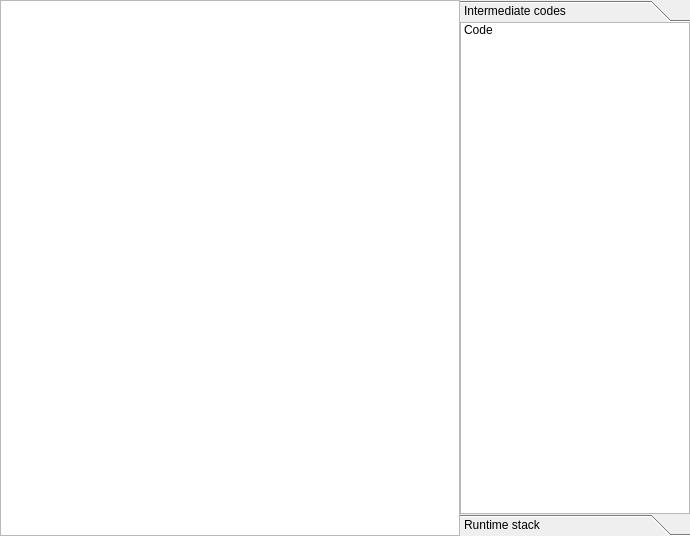
<?xml version="1.0" encoding="UTF-8"?>
<ui version="4.0">
 <class>runWindow</class>
 <widget class="QMainWindow" name="runWindow">
  <property name="geometry">
   <rect>
    <x>0</x>
    <y>0</y>
    <width>690</width>
    <height>536</height>
   </rect>
  </property>
  <property name="windowTitle">
   <string>MainWindow</string>
  </property>
  <widget class="QWidget" name="centralwidget">
   <layout class="QHBoxLayout" name="horizontalLayout">
    <property name="spacing">
     <number>0</number>
    </property>
    <property name="margin">
     <number>0</number>
    </property>
    <item>
     <widget class="QPlainTextEdit" name="RuntimeRT">
      <property name="sizePolicy">
       <sizepolicy hsizetype="Expanding" vsizetype="Expanding">
        <horstretch>20</horstretch>
        <verstretch>0</verstretch>
       </sizepolicy>
      </property>
      <property name="font">
       <font>
        <family>Arial</family>
        <pointsize>14</pointsize>
       </font>
      </property>
      <property name="readOnly">
       <bool>true</bool>
      </property>
     </widget>
    </item>
    <item>
     <widget class="QToolBox" name="toolBox">
      <property name="sizePolicy">
       <sizepolicy hsizetype="Preferred" vsizetype="Preferred">
        <horstretch>10</horstretch>
        <verstretch>0</verstretch>
       </sizepolicy>
      </property>
      <property name="currentIndex">
       <number>0</number>
      </property>
      <property name="tabSpacing">
       <number>0</number>
      </property>
      <widget class="QWidget" name="TACPage">
       <property name="geometry">
        <rect>
         <x>0</x>
         <y>0</y>
         <width>230</width>
         <height>496</height>
        </rect>
       </property>
       <attribute name="label">
        <string>Intermediate codes</string>
       </attribute>
       <layout class="QVBoxLayout" name="verticalLayout">
        <property name="spacing">
         <number>0</number>
        </property>
        <property name="margin">
         <number>0</number>
        </property>
        <item>
         <widget class="QListWidget" name="TACCodeLists">
          <item>
           <property name="text">
            <string>Code</string>
           </property>
          </item>
         </widget>
        </item>
       </layout>
      </widget>
      <widget class="QWidget" name="stackPage">
       <property name="enabled">
        <bool>true</bool>
       </property>
       <property name="geometry">
        <rect>
         <x>0</x>
         <y>0</y>
         <width>230</width>
         <height>496</height>
        </rect>
       </property>
       <attribute name="label">
        <string>Runtime stack</string>
       </attribute>
       <layout class="QVBoxLayout" name="verticalLayout_2">
        <property name="spacing">
         <number>0</number>
        </property>
        <property name="margin">
         <number>0</number>
        </property>
        <item>
         <widget class="QListWidget" name="StackValuesLists">
          <item>
           <property name="text">
            <string>Value</string>
           </property>
          </item>
         </widget>
        </item>
       </layout>
      </widget>
     </widget>
    </item>
   </layout>
  </widget>
 </widget>
 <resources/>
 <connections/>
</ui>
